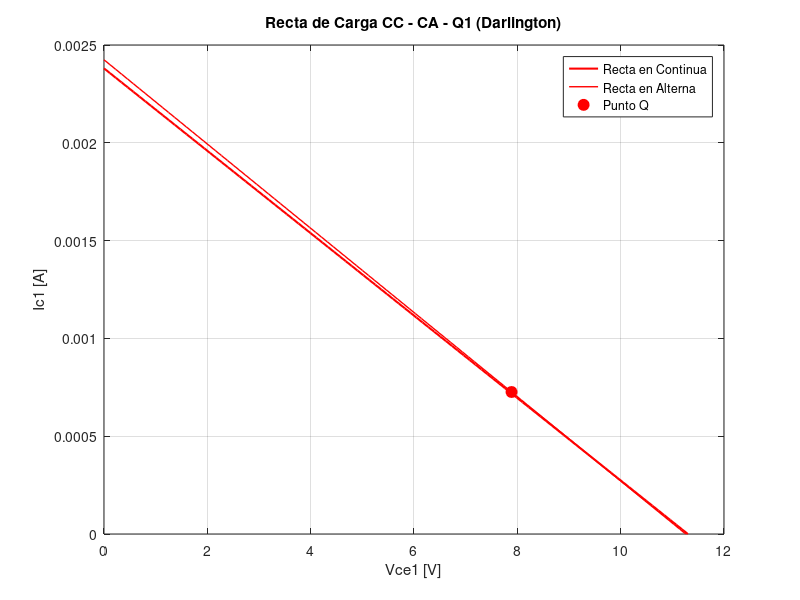
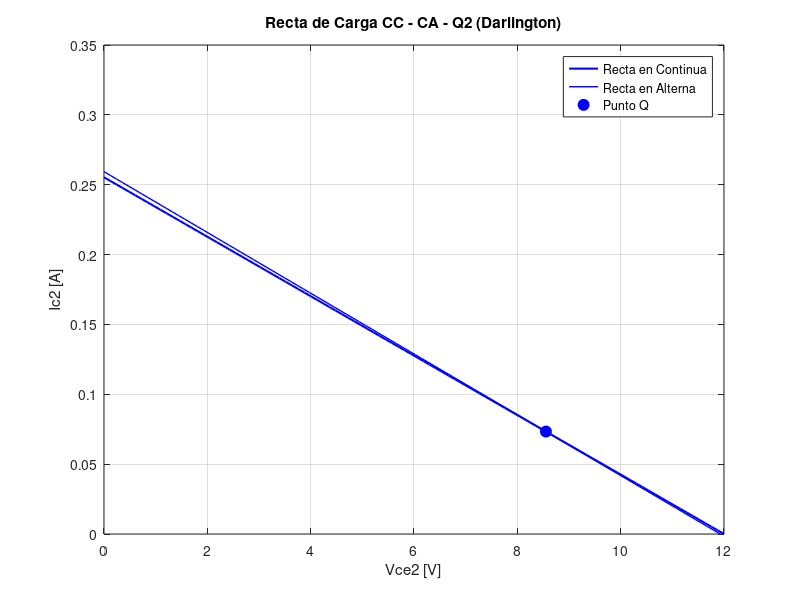
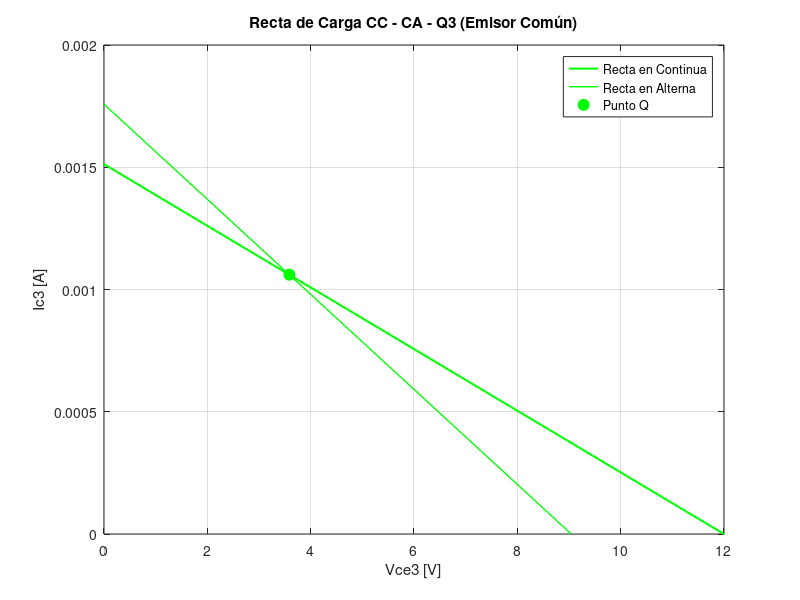
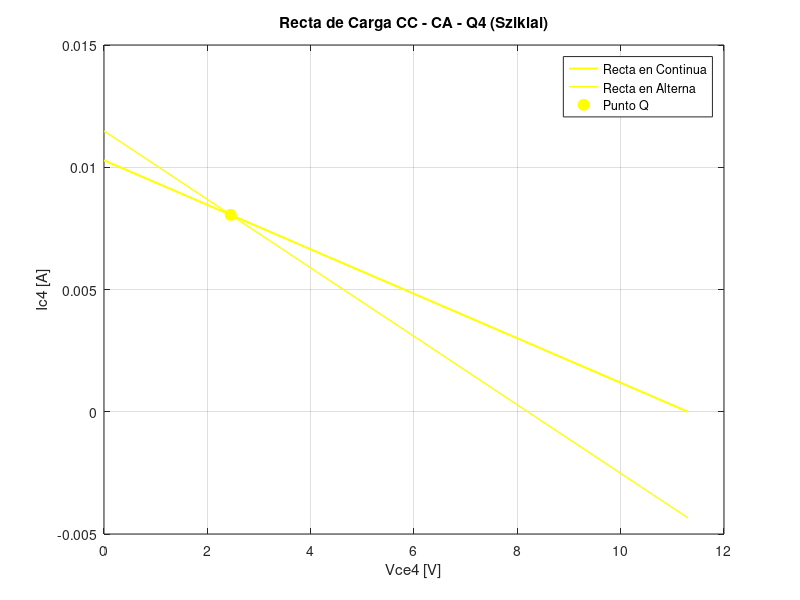

Write the MATLAB code that produced these figures, in order.
clear all, close all, clc

Vcc = 12;
Bn = 100;
Bp = 100;
Rbd = 1000000;
Red = 47;
R1e = 120000;
R2e = 27000;
Rce = 6800;
Ree = 1200;
R1s = 47000;
R2s = 100000;
Rcb = 100;
Res = 10;
Ro  = 75/10;
Rl  = 8;
Vbb = (Vcc*R2e)/(R2e+R1e);
Rbb = (R1e*R2e)/(R1e+R2e);
a   = Bn/(Bn+1);
Vbbn = (Vcc*R2s)/(R1s+R2s);
Rbbn = (R1s*R2s)/(R1s+R2s);

   %%% POLARIZACIÓN %%%

   % Darlington

% e1 Ibq1*0 + Icq1*0 + Ieq1*0 + Vceq1*0 + Ibq2*0 + Icq2*0 + Ieq2*Red + Vceq2 = Vcc
% e2 Ibq1*0 + Icq1*0 + Ieq1*Bn*Red + Vceq1 + Ibq2*0 + Icq2*0 + Ieq2*0 + Vceq2*0 = Vcc-0.7
% e3 Ibq1*Rbd + Icq1*0 + Ieq1*Bn*Red + Vceq1*0 + Ibq2*0 + Icq2*0 + Ieq2*0 + Vceq2*0 = Vcc-1.4
% e4 Ibq1*Bn + Icq1*-1 + Ieq1*0 + Vceq1*0 + Ibq2*0 + Icq2*0 + Ieq2*0 + Vceq2*0 = 0
% e5 Ibq1*0 + Icq1*0 + Ieq1*0 + Vceq1*0 + Ibq2*Bn + Icq2*-1 + Ieq2*0 + Vceq2*0 = 0
% e6 Ibq1*0 + Icq1*0 + Ieq1 + Vceq1*0 + Ibq2*-1 + Icq2*0 + Ieq2*0 + Vceq2*0 = 0
% e7 Ibq1*-1 + Icq1*-1 + Ieq1 + Vceq1*0 + Ibq2*0 + Icq2*0 + Ieq2*0 + Vceq2*0 = 0
% e8 Ibq1*0 + Icq1*0 + Ieq1*0 + Vceq1*0 + Ibq2*-1 + Icq2*-1 + Ieq2 + Vceq2*0 = 0

Q1 = zeros(8, 8);
S1 = zeros(8, 1);

%e1
Q1(1, 7) = Red;
Q1(1, 8) = 1;
%e2
Q1(2, 3) = Bn*Red;
Q1(2, 4) = 1;
%e3
Q1(3, 1) = Rbd;
Q1(3, 3) = Bn*Red;
%e4
Q1(4, 1) = Bn;
Q1(4, 2) = -1;
%e5
Q1(5, 5) = Bn;
Q1(5, 6) = -1;
%e6
Q1(6, 3) = 1;
Q1(6, 5) = -1;
%e7
Q1(7, 1) = -1;
Q1(7, 2) = -1;
Q1(7, 3) = 1;
%e8
Q1(8, 5) = -1;
Q1(8, 6) = -1;
Q1(8, 7) = 1;

S1(1) = Vcc;
S1(2) = Vcc - 0.7;
S1(3) = Vcc - 1.4;

%[Ibq1, Icq1, Ieq1, Vceq1, Ibq2, Icq2, Ieq2, Vceq2]
R1 = Q1\S1;

   %Emisor común

##   eq1 = Ibeq*Rbb + Iceq*0 + Ieeq*Ree + Vceq*0 == Vbb - 7/10;
##   eq2 = Ibeq*0 + Iceq*Rce  + Ieeq*Ree + Vceeq  == Vcc;
##   eq3 = Ibeq*B - Iceq + Ieeq*0 + Vceq*0 == 0;
##   eq4 = -Ibeq - Iceq + Ieeq + Vcea*0 == 0;

Q2 = zeros(4,4);
S2 = zeros(4,1);

%eq1
Q2(1, 1) = Rbb;
Q2(1, 3) = Ree;
%eq2
Q2(2, 2) = Rce;
Q2(2, 3) = Ree;
Q2(2, 4) = 1;
%e3
Q2(3, 1) = Bn;
Q2(3, 2) = -1;
%e4
Q2(4, 1) = -1;
Q2(4, 2) = -1;
Q2(4, 3) = 1;

S2(1) = Vbb-0.7;
S2(2) = Vcc;

% Ibeq Iceq Ieeq Vceq
R2 = Q2\S2;

   %Sziklai

       % Ibnq Icnq Ienq Vceqs Ibpq Icpq Iepq Vecqs
% eq1: Ibnq*0 + Icnq*0 + Ienq*Res + Vceqs*0 + Ibpq*0 + Icpq*Res + Iepq*0 + Vecqs   = Vcc
% eq2: Ibnq*0 + Icnq*0 + Ienq*Res + Vceqs   + Ibpq*Rcb + Icpq*Res + Iepq*0 + Vecqs*0 = Vcc - 7/10
% eq3: Ibnq*Rbbn + Icnq*0 + Ienq*Res + Vceqs*0+ Ibpq*0 + Icpq*Res + Iepq*0 + Vecqs*0  = Vbbn - 7/10
% eq4: Ibnq*Bn - Icnq = 0
% eq5: Ibpq*Bp - Icpq = 0
% eq6: -Icnq + Ibpq = 0
% eq7: -Ibnq - Icnq + Ienq = 0
% eq8: -Ibpq - Icpq + Iepq = 0

Q3 = zeros(8, 8);
S3 = zeros(8, 1);

%eq1
Q3(1, 3) = Res;
Q3(1, 6) = Res;
Q3(1, 8) = 1;
%eq2
Q3(2, 3) = Res;
Q3(2, 4) = 1;
Q3(2, 5) = Rcb;
Q3(2, 6) = Res;
%eq3
Q3(3, 1) = Rbbn;
Q3(3, 3) = Res;
Q3(3, 6) = Res;
%eq4
Q3(4, 1) = Bn;
Q3(4, 2) = -1;
%eq5
Q3(5, 5) = Bp;
Q3(5, 6) = -1;
%eq6
Q3(6, 2) = -1;
Q3(6, 5) = 1;
%eq7
Q3(7, 5) = -1;
Q3(7, 6) = -1;
Q3(7, 7) = 1;
%eq8
Q3(8, 1) = -1;
Q3(8, 2) = -1;
Q3(8, 3) = 1;

S3(1) = Vcc;
S3(2) = Vcc - 0.7;
S3(3) = Vcc - 1.4;

R3 = Q3\S3;

Vt = 25/1000;
disp("");
hie1 = double((Vt*Bn)/(R1(2)))
disp("");
hie2 = double((Vt*Bn)/R1(6))
disp("");
hie3 = double((Vt*Bn)/R2(2))
disp("");
hie4 = double((Vt*Bn)/R3(2))
disp("");
hie5 = double((Vt*Bp)/R3(6))

Vcc = 12;
ZiEC = 2129.5; % Impedancia de entrada del amplificador Em Com
ZiSz = 2.1131e+04; % Impedancia de entrada del amplificador Sziklai

% Rectas de carga

%Gráfico Transistor Q1
x1 = linspace(0, 11.3, 100);
Ic1 = (Vcc-0.7)/((Bn+1)*Red) - x1/((Bn+1)*Red);
Rca1 = (Bn+1)/(1/Red + 1/ZiEC);
x2 = linspace(0, R1(3)*Rca1+R1(4), 100);
ic1 = R1(3) - 1/Rca1 *(x2 - R1(4));

figure(1);
plot(x1, Ic1, 'r', 'LineWidth', 1.5);
hold on;
plot(x2, ic1, 'r', 'LineWidth', 1);
hold on;
%Punto Q
plot(R1(4), R1(3), 'ro', 'markersize', 8, 'markerfacecolor', 'r');
legend('Recta en Continua', 'Recta en Alterna', 'Punto Q');
title('Recta de Carga CC - CA - Q1 (Darlington)');
xlabel('Vce1 [V]'); ylabel('Ic1 [A]');
grid on;
hold off;

%Gráfico Transistor Q2
x3 = linspace(0, 12, 100);
Ic2 = Vcc/Red - x3/Red;
Rca2 = 1/((1/Red+1/ZiEC));
x4 = linspace(0, R1(7)*Rca2+R1(8), 100);
ic2 = R1(7) - 1/Rca2 *(x4 - R1(8));

figure(2);
plot(x3, Ic2, 'b', 'LineWidth', 1.5);
hold on;
plot(x4, ic2, 'b', 'LineWidth', 1);
hold on;
%Punto Q
plot(R1(8), R1(7), 'bo', 'markersize', 8, 'markerfacecolor', 'b');
legend('Recta en Continua', 'Recta en Alterna', 'Punto Q');
title('Recta de Carga CC - CA - Q2 (Darlington)');
xlabel('Vce2 [V]'); ylabel('Ic2 [A]');
grid on;
hold off;

%Gráfico Transistor Q3
x5 = linspace(0, 12, 100);
Rcc3 = Ree + (Bn*Rce)/(Bn+1);
Ic3 = Vcc/Rcc3 - x5/Rcc3;
Rca3 = 1/(1/Rce+1/ZiSz);
x6 = linspace(0, R2(3)*Rca3+R2(4), 100);
ic3 = R2(3) - (x6 - R2(4))/Rca3;

figure(3);
plot(x5, Ic3, 'g', 'LineWidth', 1.5);
hold on;
plot(x6, ic3, 'g', 'LineWidth', 1);
hold on;
%Punto Q
plot(R2(4), R2(3), 'go', 'markersize', 8, 'markerfacecolor', 'g');
legend('Recta en Continua', 'Recta en Alterna', 'Punto Q');
title('Recta de Carga CC - CA - Q3 (Emisor Común)');
xlabel('Vce3 [V]'); ylabel('Ic3 [A]');
grid on;
hold off;

%Gráfico Transistor Q4
x7 = linspace(0, Vcc-0.7, 100);
Ic4 = ((1+Bn)*(Vcc-0.7-x7))/(Res*(Bn*Bp+Bn+1)+Bn*Rcb);
Rca4 = ((1/(1/Res + 1/(Ro+Rl)))*(Bn*Bp+Bn+1)+Bn*Rcb)/Bn;
ic4 = R3(3)-(x7-R3(4))/Rca4;

figure(4);
plot(x7, Ic4, 'y', 'LineWidth', 1.5);
hold on;
plot(x7, ic4, 'y', 'LineWidth', 1);
hold on;
%Punto Q
plot(R3(4), R3(3), 'yo', 'markersize', 8, 'markerfacecolor', 'y');
legend('Recta en Continua', 'Recta en Alterna', 'Punto Q');
title('Recta de Carga CC - CA - Q4 (Sziklai)');
xlabel('Vce4 [V]'); ylabel('Ic4 [A]');
grid on;
hold off;

%Gráfico Transistor Q5
x8 = linspace(0, Vcc, 100);
Ic5 = (Bn*(1+Bp)*(Vcc-x8))/(Res*(Bn*Bp+Bn+1));
Rca5 = ((1/(1/Res + 1/(Ro+Rl)))*(Bn*Bp+Bn+1))/(Bn*(Bp+1));
ic5 = R3(7) - (x8-R3(8))/Rca5;

figure(5);
plot(x8, Ic5, 'm', 'LineWidth', 1.5);
hold on;
plot(x8, ic5, 'm', 'LineWidth', 1);
hold on;
%Punto Q
plot(R3(8), R3(7), 'mo', 'markersize', 8, 'markerfacecolor', 'm');
legend('Recta en Continua', 'Recta en Alterna', 'Punto Q');
title('Recta de Carga CC - CA - Q5 (Sziklai)');
xlabel('Vce3 [V]'); ylabel('Ic3 [A]');
grid on;
hold off;

disp("");
disp('    TENSIONES CORRIENTE Y POTENCIAS     ');
disp("");
disp('Amplificador Darlington');
disp('');
disp('Q1');
disp("Ibq1 = ");
disp(double(R1(1)));
disp("Icq1 = ");
disp(double(R1(2)));
disp("Ieq1 = ");
disp(double(R1(3)));
disp("Vceq1 = ");
disp(double(R1(4)));
VbD1 = R1(7)*Red+1.4
VcD1 = Vcc
VeD1 = R1(7)*Red+0.7
VceD1 = VcD1-VeD1
PD1 = R1(3)*R1(4)
disp('Q2');
disp("Ibq2 = ");
disp(double(R1(5)));
disp("Icq2 = ");
disp(double(R1(6)));
disp("Ieq2 = ");
disp(double(R1(7)));
disp("Vceq2 = ");
disp(double(R1(8)));
VbD2 = VeD1
VcD2 = Vcc
VeD2 = R1(7)*Red
VceD2 = VcD2-VeD2
PD2 = R1(7)*R1(8)
disp("");
disp('Amplificador Emisor Común');
disp("");
disp('Q3');
disp("Ibeq = ");
disp(double(R2(1)));
disp("Iceq = ");
disp(double(R2(2)));
disp("Ieeq = ");
disp(double(R2(3)));
disp("Vceeq = ");
disp(double(R2(4)));
VbE = Vbb
VcE = R2(3)*Ree+R2(4)
VeE = R2(3)*Ree
VceE = VcE-VeE
PEC = R2(3)*R2(4)
disp("");
disp('Amplificador Sziklai');
disp("");
disp('Q4');
disp("Ibnq = ");
disp(double(R3(1)));
disp("Icnq = ");
disp(double(R3(2)));
disp("Ienq = ");
disp(double(R3(3)));
disp("Vceqs = ");
disp(double(R3(4)));
VbS1 = Vbbn
VcS1 = (R3(3)+R3(6))*Res+R3(4)
VeS1 = (R3(3)+R3(6))*Res
VceS1 = VcS1-VeS1
PS1 = R3(3)*R3(4)
disp('Q5');
disp("Ibpq = ");
disp(double(R3(5)));
disp("Icpq = ");
disp(double(R3(6)));
disp("Iepq = ");
disp(double(R3(7)));
disp("Vecqs = ");
disp(double(R3(8)));
VbS2 = VcS1
VcS2 = VeS1
VeS2 = Vcc
VecS2 = VeS2-VcS2
PS2 = R3(7)*R3(8)

disp("");
disp('Resistencias');
PRbd = R1(1)^2*Rbd
PRed = R1(7)^2*Red
IR1e = Vcc/(R1e+R2e);
PR1e = IR1e^2*R1e
IR2e = IR1e-R2(1);
PR2e = IR2e^2*R2e
PRce = R2(2)^2*Rce
PRee = R2(3)^2*Ree
IR1s = Vcc/(R1s+R2s);
PR1s = IR1s^2*R1s
IR2s = IR1s-R3(1);
PR2s = IR2s^2*R2s
PRes = (R3(3)+R3(6))^2*Res
PRcb = (R3(5))^2*Rcb
vi = 10e-3; %10 mV
Av = 111.798542;
vo = vi*Av;
IRo = vo/(Ro+Rl); % = IRl
PRo = IRo^2*Ro
PRl = IRo^2*Rl
